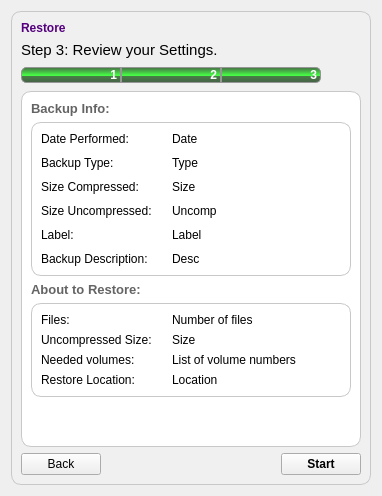
                   <widget class="QWidget" name="backup_summary_tab_4">
                    <property name="styleSheet">
                     <string notr="true">#backup_summary_tab_4 {
  background-color: rgb(255, 255, 255);
}</string>
                    </property>
                    <attribute name="title">
                     <string>Summary</string>
                    </attribute>
                    <layout class="QVBoxLayout" name="verticalLayout_43">
                     <item>
                      <widget class="QFrame" name="frame_40">
                       <property name="styleSheet">
                        <string notr="true">QFrame#frame_40 {
  border: 1px solid rgb(200, 200, 200, 255);
  border-radius: 10px;
  background-color: rgb(240, 240, 240, 255);
}</string>
                       </property>
                       <property name="frameShape">
                        <enum>QFrame::StyledPanel</enum>
                       </property>
                       <property name="frameShadow">
                        <enum>QFrame::Raised</enum>
                       </property>
                       <layout class="QVBoxLayout" name="verticalLayout_44">
                        <item>
                         <widget class="QLabel" name="label_55">
                          <property name="sizePolicy">
                           <sizepolicy hsizetype="Preferred" vsizetype="Fixed">
                            <horstretch>0</horstretch>
                            <verstretch>0</verstretch>
                           </sizepolicy>
                          </property>
                          <property name="styleSheet">
                           <string notr="true">background: none;</string>
                          </property>
                          <property name="text">
                           <string>&lt;html&gt;&lt;head/&gt;&lt;body&gt;&lt;p&gt;&lt;span style=&quot; font-size:9pt; font-weight:600; color:#55007f;&quot;&gt;Restore&lt;/span&gt;&lt;/p&gt;&lt;/body&gt;&lt;/html&gt;</string>
                          </property>
                          <property name="textFormat">
                           <enum>Qt::RichText</enum>
                          </property>
                         </widget>
                        </item>
                        <item>
                         <widget class="QLabel" name="label_26">
                          <property name="text">
                           <string>&lt;html&gt;&lt;head/&gt;&lt;body&gt;&lt;p&gt;&lt;span style=&quot; font-size:11pt;&quot;&gt;Step 3: Review your Settings.&lt;/span&gt;&lt;/p&gt;&lt;/body&gt;&lt;/html&gt;</string>
                          </property>
                         </widget>
                        </item>
                        <item>
                         <widget class="QFrame" name="frame_9">
                          <property name="frameShape">
                           <enum>QFrame::NoFrame</enum>
                          </property>
                          <property name="frameShadow">
                           <enum>QFrame::Raised</enum>
                          </property>
                          <layout class="QHBoxLayout" name="horizontalLayout_10">
                           <property name="spacing">
                            <number>0</number>
                           </property>
                           <property name="margin">
                            <number>0</number>
                           </property>
                           <item>
                            <widget class="QLabel" name="label_27">
                             <property name="sizePolicy">
                              <sizepolicy hsizetype="Fixed" vsizetype="Fixed">
                               <horstretch>0</horstretch>
                               <verstretch>0</verstretch>
                              </sizepolicy>
                             </property>
                             <property name="minimumSize">
                              <size>
                               <width>100</width>
                               <height>0</height>
                              </size>
                             </property>
                             <property name="maximumSize">
                              <size>
                               <width>100</width>
                               <height>16777215</height>
                              </size>
                             </property>
                             <property name="styleSheet">
                              <string notr="true">#label_27 {
  border: 1px solid rgb(150, 150, 150);
  border-top-left-radius: 5px;
  border-bottom-left-radius: 5px;
  background-color: qlineargradient(spread:pad, x1:1, y1:0, x2:1, y2:1, stop:0 rgba(70, 102, 70, 255), stop:0.528409 rgba(70, 255, 70, 255), stop:0.590909 rgba(70, 126, 70, 255), stop:1 rgba(70, 93, 70, 255));
  color: white;
}</string>
                             </property>
                             <property name="frameShape">
                              <enum>QFrame::NoFrame</enum>
                             </property>
                             <property name="text">
                              <string>&lt;html&gt;&lt;head/&gt;&lt;body&gt;&lt;p&gt;&lt;span style=&quot; font-size:9pt; font-weight:600;&quot;&gt;1&lt;/span&gt;&lt;/p&gt;&lt;/body&gt;&lt;/html&gt;</string>
                             </property>
                             <property name="alignment">
                              <set>Qt::AlignRight|Qt::AlignTrailing|Qt::AlignVCenter</set>
                             </property>
                            </widget>
                           </item>
                           <item>
                            <widget class="QLabel" name="label_28">
                             <property name="sizePolicy">
                              <sizepolicy hsizetype="Fixed" vsizetype="Fixed">
                               <horstretch>0</horstretch>
                               <verstretch>0</verstretch>
                              </sizepolicy>
                             </property>
                             <property name="minimumSize">
                              <size>
                               <width>100</width>
                               <height>0</height>
                              </size>
                             </property>
                             <property name="maximumSize">
                              <size>
                               <width>100</width>
                               <height>16777215</height>
                              </size>
                             </property>
                             <property name="styleSheet">
                              <string notr="true">#label_28 {
  border: 1px solid rgb(150, 150, 150);
  background-color: qlineargradient(spread:pad, x1:1, y1:0, x2:1, y2:1, stop:0 rgba(70, 102, 70, 255), stop:0.528409 rgba(70, 255, 70, 255), stop:0.590909 rgba(70, 126, 70, 255), stop:1 rgba(70, 93, 70, 255));
  color: white;
}</string>
                             </property>
                             <property name="text">
                              <string>&lt;html&gt;&lt;head/&gt;&lt;body&gt;&lt;p&gt;&lt;span style=&quot; font-size:9pt; font-weight:600;&quot;&gt;2&lt;/span&gt;&lt;/p&gt;&lt;/body&gt;&lt;/html&gt;</string>
                             </property>
                             <property name="alignment">
                              <set>Qt::AlignRight|Qt::AlignTrailing|Qt::AlignVCenter</set>
                             </property>
                            </widget>
                           </item>
                           <item>
                            <widget class="QLabel" name="label_29">
                             <property name="sizePolicy">
                              <sizepolicy hsizetype="Fixed" vsizetype="Fixed">
                               <horstretch>0</horstretch>
                               <verstretch>0</verstretch>
                              </sizepolicy>
                             </property>
                             <property name="minimumSize">
                              <size>
                               <width>100</width>
                               <height>0</height>
                              </size>
                             </property>
                             <property name="maximumSize">
                              <size>
                               <width>100</width>
                               <height>16777215</height>
                              </size>
                             </property>
                             <property name="styleSheet">
                              <string notr="true">#label_29 {
  border: 1px solid rgb(150, 150, 150);
  border-top-right-radius: 5px;
  border-bottom-right-radius: 5px;
  background-color: qlineargradient(spread:pad, x1:1, y1:0, x2:1, y2:1, stop:0 rgba(70, 102, 70, 255), stop:0.528409 rgba(70, 255, 70, 255), stop:0.590909 rgba(70, 126, 70, 255), stop:1 rgba(70, 93, 70, 255));
  color: white;
}</string>
                             </property>
                             <property name="text">
                              <string>&lt;html&gt;&lt;head/&gt;&lt;body&gt;&lt;p&gt;&lt;span style=&quot; font-size:9pt; font-weight:600;&quot;&gt;3&lt;/span&gt;&lt;/p&gt;&lt;/body&gt;&lt;/html&gt;</string>
                             </property>
                             <property name="alignment">
                              <set>Qt::AlignRight|Qt::AlignTrailing|Qt::AlignVCenter</set>
                             </property>
                            </widget>
                           </item>
                           <item>
                            <spacer name="horizontalSpacer_8">
                             <property name="orientation">
                              <enum>Qt::Horizontal</enum>
                             </property>
                             <property name="sizeHint" stdset="0">
                              <size>
                               <width>40</width>
                               <height>20</height>
                              </size>
                             </property>
                            </spacer>
                           </item>
                          </layout>
                         </widget>
                        </item>
                        <item>
                         <widget class="QFrame" name="frame_41">
                          <property name="minimumSize">
                           <size>
                            <width>0</width>
                            <height>0</height>
                           </size>
                          </property>
                          <property name="styleSheet">
                           <string notr="true">QFrame#frame_41 {
  border: 1px solid rgb(200, 200, 200, 255);
  border-radius: 10px;
  background-color: white;
}</string>
                          </property>
                          <property name="frameShape">
                           <enum>QFrame::StyledPanel</enum>
                          </property>
                          <property name="frameShadow">
                           <enum>QFrame::Raised</enum>
                          </property>
                          <layout class="QVBoxLayout" name="verticalLayout_45">
                           <property name="spacing">
                            <number>6</number>
                           </property>
                           <item>
                            <widget class="QLabel" name="label_56">
                             <property name="sizePolicy">
                              <sizepolicy hsizetype="Preferred" vsizetype="Fixed">
                               <horstretch>0</horstretch>
                               <verstretch>0</verstretch>
                              </sizepolicy>
                             </property>
                             <property name="text">
                              <string>&lt;html&gt;&lt;head/&gt;&lt;body&gt;&lt;p&gt;&lt;span style=&quot; font-size:10pt; font-weight:600; color:#646464;&quot;&gt;Backup Info:&lt;/span&gt;&lt;/p&gt;&lt;/body&gt;&lt;/html&gt;</string>
                             </property>
                            </widget>
                           </item>
                           <item>
                            <widget class="QFrame" name="restore_backup_info_frame">
                             <property name="styleSheet">
                              <string notr="true">QFrame#restore_backup_info_frame {
  border: 1px solid rgb(200, 200, 200, 255);
  border-radius: 10px;
  background-color: white;
}</string>
                             </property>
                             <layout class="QGridLayout" name="gridLayout_8">
                              <property name="horizontalSpacing">
                               <number>20</number>
                              </property>
                              <property name="verticalSpacing">
                               <number>10</number>
                              </property>
                              <property name="margin">
                               <number>9</number>
                              </property>
                              <item row="0" column="1">
                               <widget class="QLabel" name="backup_info_date">
                                <property name="sizePolicy">
                                 <sizepolicy hsizetype="Preferred" vsizetype="Fixed">
                                  <horstretch>0</horstretch>
                                  <verstretch>0</verstretch>
                                 </sizepolicy>
                                </property>
                                <property name="text">
                                 <string>Date</string>
                                </property>
                               </widget>
                              </item>
                              <item row="0" column="0">
                               <widget class="QLabel" name="label_57">
                                <property name="sizePolicy">
                                 <sizepolicy hsizetype="Fixed" vsizetype="Fixed">
                                  <horstretch>0</horstretch>
                                  <verstretch>0</verstretch>
                                 </sizepolicy>
                                </property>
                                <property name="text">
                                 <string>Date Performed:</string>
                                </property>
                               </widget>
                              </item>
                              <item row="2" column="1">
                               <widget class="QLabel" name="backup_info_size_compressed">
                                <property name="text">
                                 <string>Size</string>
                                </property>
                               </widget>
                              </item>
                              <item row="3" column="0">
                               <widget class="QLabel" name="label_58">
                                <property name="text">
                                 <string>Size Uncompressed:</string>
                                </property>
                               </widget>
                              </item>
                              <item row="3" column="1">
                               <widget class="QLabel" name="backup_info_size_uncompressed">
                                <property name="text">
                                 <string>Uncomp</string>
                                </property>
                               </widget>
                              </item>
                              <item row="2" column="0">
                               <widget class="QLabel" name="label_59">
                                <property name="sizePolicy">
                                 <sizepolicy hsizetype="Preferred" vsizetype="Fixed">
                                  <horstretch>0</horstretch>
                                  <verstretch>0</verstretch>
                                 </sizepolicy>
                                </property>
                                <property name="text">
                                 <string>Size Compressed:</string>
                                </property>
                               </widget>
                              </item>
                              <item row="1" column="0">
                               <widget class="QLabel" name="label_60">
                                <property name="text">
                                 <string>Backup Type:</string>
                                </property>
                               </widget>
                              </item>
                              <item row="1" column="1">
                               <widget class="QLabel" name="backup_info_type">
                                <property name="text">
                                 <string>Type</string>
                                </property>
                               </widget>
                              </item>
                              <item row="4" column="0">
                               <widget class="QLabel" name="label_30">
                                <property name="text">
                                 <string>Label:</string>
                                </property>
                               </widget>
                              </item>
                              <item row="4" column="1">
                               <widget class="QLabel" name="backup_info_label">
                                <property name="text">
                                 <string>Label</string>
                                </property>
                               </widget>
                              </item>
                              <item row="5" column="0">
                               <widget class="QLabel" name="label_54">
                                <property name="text">
                                 <string>Backup Description:</string>
                                </property>
                               </widget>
                              </item>
                              <item row="5" column="1">
                               <widget class="QLabel" name="backup_info_description">
                                <property name="text">
                                 <string>Desc</string>
                                </property>
                               </widget>
                              </item>
                             </layout>
                            </widget>
                           </item>
                           <item>
                            <widget class="QLabel" name="label_65">
                             <property name="text">
                              <string>&lt;html&gt;&lt;head/&gt;&lt;body&gt;&lt;p&gt;&lt;span style=&quot; font-size:10pt; font-weight:600; color:#646464;&quot;&gt;About to Restore:&lt;/span&gt;&lt;/p&gt;&lt;/body&gt;&lt;/html&gt;</string>
                             </property>
                            </widget>
                           </item>
                           <item>
                            <widget class="QFrame" name="frame_8">
                             <property name="styleSheet">
                              <string notr="true">QFrame#frame_8 {
  border: 1px solid rgb(200, 200, 200, 255);
  border-radius: 10px;
  background-color: white;
}</string>
                             </property>
                             <property name="frameShape">
                              <enum>QFrame::StyledPanel</enum>
                             </property>
                             <property name="frameShadow">
                              <enum>QFrame::Raised</enum>
                             </property>
                             <layout class="QFormLayout" name="formLayout">
                              <property name="horizontalSpacing">
                               <number>20</number>
                              </property>
                              <item row="0" column="0">
                               <widget class="QLabel" name="label_66">
                                <property name="text">
                                 <string>Files:</string>
                                </property>
                               </widget>
                              </item>
                              <item row="0" column="1">
                               <widget class="QLabel" name="restore_info_num_files">
                                <property name="text">
                                 <string>Number of files</string>
                                </property>
                               </widget>
                              </item>
                              <item row="1" column="0">
                               <widget class="QLabel" name="label_68">
                                <property name="text">
                                 <string>Uncompressed Size:</string>
                                </property>
                               </widget>
                              </item>
                              <item row="1" column="1">
                               <widget class="QLabel" name="restore_info_uncompressed_size">
                                <property name="text">
                                 <string>Size</string>
                                </property>
                               </widget>
                              </item>
                              <item row="2" column="0">
                               <widget class="QLabel" name="label_70">
                                <property name="text">
                                 <string>Needed volumes:</string>
                                </property>
                               </widget>
                              </item>
                              <item row="2" column="1">
                               <widget class="QLabel" name="restore_info_needed_volumes">
                                <property name="text">
                                 <string>List of volume numbers</string>
                                </property>
                               </widget>
                              </item>
                              <item row="3" column="0">
                               <widget class="QLabel" name="label_72">
                                <property name="text">
                                 <string>Restore Location:</string>
                                </property>
                               </widget>
                              </item>
                              <item row="3" column="1">
                               <widget class="QLabel" name="restore_info_restore_location">
                                <property name="text">
                                 <string>Location</string>
                                </property>
                               </widget>
                              </item>
                             </layout>
                            </widget>
                           </item>
                           <item>
                            <spacer name="verticalSpacer_8">
                             <property name="orientation">
                              <enum>Qt::Vertical</enum>
                             </property>
                             <property name="sizeHint" stdset="0">
                              <size>
                               <width>20</width>
                               <height>40</height>
                              </size>
                             </property>
                            </spacer>
                           </item>
                          </layout>
                         </widget>
                        </item>
                        <item>
                         <layout class="QHBoxLayout" name="horizontalLayout_36">
                          <property name="sizeConstraint">
                           <enum>QLayout::SetDefaultConstraint</enum>
                          </property>
                          <item>
                           <widget class="QPushButton" name="restore_back_button_3">
                            <property name="text">
                             <string>Back</string>
                            </property>
                            <property name="icon">
                             <iconset resource="Graphics.qrc">
                              <normaloff>:/icons/graphics/1362909890_back.png</normaloff>:/icons/graphics/1362909890_back.png</iconset>
                            </property>
                           </widget>
                          </item>
                          <item>
                           <spacer name="horizontalSpacer_17">
                            <property name="orientation">
                             <enum>Qt::Horizontal</enum>
                            </property>
                            <property name="sizeType">
                             <enum>QSizePolicy::Expanding</enum>
                            </property>
                            <property name="sizeHint" stdset="0">
                             <size>
                              <width>40</width>
                              <height>20</height>
                             </size>
                            </property>
                           </spacer>
                          </item>
                          <item>
                           <widget class="QPushButton" name="run_restore_button">
                            <property name="font">
                             <font>
                              <weight>75</weight>
                              <bold>true</bold>
                             </font>
                            </property>
                            <property name="text">
                             <string>Start</string>
                            </property>
                            <property name="icon">
                             <iconset resource="Graphics.qrc">
                              <normaloff>:/icons/graphics/backup_icon.png</normaloff>:/icons/graphics/backup_icon.png</iconset>
                            </property>
                           </widget>
                          </item>
                         </layout>
                        </item>
                       </layout>
                      </widget>
                     </item>
                    </layout>
                   </widget>
